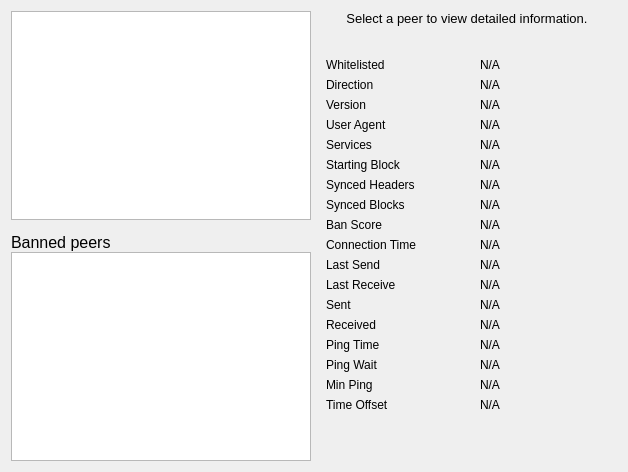
     <widget class="QWidget" name="tab_peers">
      <attribute name="title">
       <string>&amp;Peers</string>
      </attribute>
      <layout class="QGridLayout" name="gridLayout_2">
       <item row="0" column="0" rowspan="2">
        <layout class="QVBoxLayout" name="verticalLayout_101">
         <property name="spacing">
          <number>0</number>
         </property>
         <item>
          <widget class="QTableView" name="peerWidget">
           <property name="horizontalScrollBarPolicy">
            <enum>Qt::ScrollBarAsNeeded</enum>
           </property>
           <property name="tabKeyNavigation">
            <bool>false</bool>
           </property>
           <property name="sortingEnabled">
            <bool>true</bool>
           </property>
           <attribute name="horizontalHeaderHighlightSections">
            <bool>false</bool>
           </attribute>
          </widget>
         </item>
         <item>
          <widget class="QLabel" name="banHeading">
           <property name="sizePolicy">
            <sizepolicy hsizetype="Preferred" vsizetype="Minimum">
             <horstretch>0</horstretch>
             <verstretch>0</verstretch>
            </sizepolicy>
           </property>
           <property name="minimumSize">
            <size>
             <width>300</width>
             <height>32</height>
            </size>
           </property>
           <property name="maximumSize">
            <size>
             <width>16777215</width>
             <height>32</height>
            </size>
           </property>
           <property name="font">
            <font>
             <pointsize>12</pointsize>
            </font>
           </property>
           <property name="cursor">
            <cursorShape>IBeamCursor</cursorShape>
           </property>
           <property name="text">
            <string>Banned peers</string>
           </property>
           <property name="alignment">
            <set>Qt::AlignBottom|Qt::AlignLeading|Qt::AlignLeft</set>
           </property>
           <property name="wordWrap">
            <bool>true</bool>
           </property>
           <property name="textInteractionFlags">
            <set>Qt::NoTextInteraction</set>
           </property>
          </widget>
         </item>
         <item>
          <widget class="QTableView" name="banlistWidget">
           <property name="sizePolicy">
            <sizepolicy hsizetype="Expanding" vsizetype="Expanding">
             <horstretch>0</horstretch>
             <verstretch>0</verstretch>
            </sizepolicy>
           </property>
           <property name="horizontalScrollBarPolicy">
            <enum>Qt::ScrollBarAsNeeded</enum>
           </property>
           <property name="tabKeyNavigation">
            <bool>false</bool>
           </property>
           <property name="sortingEnabled">
            <bool>true</bool>
           </property>
           <attribute name="horizontalHeaderHighlightSections">
            <bool>false</bool>
           </attribute>
          </widget>
         </item>
        </layout>
       </item>
       <item row="0" column="1">
        <widget class="QLabel" name="peerHeading">
         <property name="sizePolicy">
          <sizepolicy hsizetype="Preferred" vsizetype="Minimum">
           <horstretch>0</horstretch>
           <verstretch>0</verstretch>
          </sizepolicy>
         </property>
         <property name="minimumSize">
          <size>
           <width>300</width>
           <height>32</height>
          </size>
         </property>
         <property name="font">
          <font>
           <pointsize>10</pointsize>
          </font>
         </property>
         <property name="cursor">
          <cursorShape>IBeamCursor</cursorShape>
         </property>
         <property name="text">
          <string>Select a peer to view detailed information.</string>
         </property>
         <property name="alignment">
          <set>Qt::AlignHCenter|Qt::AlignTop</set>
         </property>
         <property name="wordWrap">
          <bool>true</bool>
         </property>
         <property name="textInteractionFlags">
          <set>Qt::LinksAccessibleByMouse|Qt::TextSelectableByKeyboard|Qt::TextSelectableByMouse</set>
         </property>
        </widget>
       </item>
       <item row="1" column="1">
        <widget class="QWidget" name="detailWidget" native="true">
         <property name="minimumSize">
          <size>
           <width>300</width>
           <height>0</height>
          </size>
         </property>
         <layout class="QGridLayout" name="gridLayout_3">
          <item row="0" column="0">
           <widget class="QLabel" name="label_30">
            <property name="text">
             <string>Whitelisted</string>
            </property>
           </widget>
          </item>
          <item row="0" column="2">
           <widget class="QLabel" name="peerWhitelisted">
            <property name="cursor">
             <cursorShape>IBeamCursor</cursorShape>
            </property>
            <property name="text">
             <string>N/A</string>
            </property>
            <property name="textFormat">
             <enum>Qt::PlainText</enum>
            </property>
            <property name="textInteractionFlags">
             <set>Qt::LinksAccessibleByMouse|Qt::TextSelectableByKeyboard|Qt::TextSelectableByMouse</set>
            </property>
           </widget>
          </item>
          <item row="1" column="0">
           <widget class="QLabel" name="label_23">
            <property name="text">
             <string>Direction</string>
            </property>
           </widget>
          </item>
          <item row="1" column="2">
           <widget class="QLabel" name="peerDirection">
            <property name="cursor">
             <cursorShape>IBeamCursor</cursorShape>
            </property>
            <property name="text">
             <string>N/A</string>
            </property>
            <property name="textFormat">
             <enum>Qt::PlainText</enum>
            </property>
            <property name="textInteractionFlags">
             <set>Qt::LinksAccessibleByMouse|Qt::TextSelectableByKeyboard|Qt::TextSelectableByMouse</set>
            </property>
           </widget>
          </item>
          <item row="2" column="0">
           <widget class="QLabel" name="label_21">
            <property name="text">
             <string>Version</string>
            </property>
           </widget>
          </item>
          <item row="2" column="2">
           <widget class="QLabel" name="peerVersion">
            <property name="cursor">
             <cursorShape>IBeamCursor</cursorShape>
            </property>
            <property name="text">
             <string>N/A</string>
            </property>
            <property name="textFormat">
             <enum>Qt::PlainText</enum>
            </property>
            <property name="textInteractionFlags">
             <set>Qt::LinksAccessibleByMouse|Qt::TextSelectableByKeyboard|Qt::TextSelectableByMouse</set>
            </property>
           </widget>
          </item>
          <item row="3" column="0">
           <widget class="QLabel" name="label_28">
            <property name="text">
             <string>User Agent</string>
            </property>
           </widget>
          </item>
          <item row="3" column="2">
           <widget class="QLabel" name="peerSubversion">
            <property name="cursor">
             <cursorShape>IBeamCursor</cursorShape>
            </property>
            <property name="text">
             <string>N/A</string>
            </property>
            <property name="textFormat">
             <enum>Qt::PlainText</enum>
            </property>
            <property name="textInteractionFlags">
             <set>Qt::LinksAccessibleByMouse|Qt::TextSelectableByKeyboard|Qt::TextSelectableByMouse</set>
            </property>
           </widget>
          </item>
          <item row="4" column="0">
           <widget class="QLabel" name="label_4">
            <property name="text">
             <string>Services</string>
            </property>
           </widget>
          </item>
          <item row="4" column="2">
           <widget class="QLabel" name="peerServices">
            <property name="cursor">
             <cursorShape>IBeamCursor</cursorShape>
            </property>
            <property name="text">
             <string>N/A</string>
            </property>
            <property name="textFormat">
             <enum>Qt::PlainText</enum>
            </property>
            <property name="textInteractionFlags">
             <set>Qt::LinksAccessibleByMouse|Qt::TextSelectableByKeyboard|Qt::TextSelectableByMouse</set>
            </property>
           </widget>
          </item>
          <item row="5" column="0">
           <widget class="QLabel" name="label_29">
            <property name="text">
             <string>Starting Block</string>
            </property>
           </widget>
          </item>
          <item row="5" column="2">
           <widget class="QLabel" name="peerHeight">
            <property name="cursor">
             <cursorShape>IBeamCursor</cursorShape>
            </property>
            <property name="text">
             <string>N/A</string>
            </property>
            <property name="textFormat">
             <enum>Qt::PlainText</enum>
            </property>
            <property name="textInteractionFlags">
             <set>Qt::LinksAccessibleByMouse|Qt::TextSelectableByKeyboard|Qt::TextSelectableByMouse</set>
            </property>
           </widget>
          </item>
          <item row="6" column="0">
           <widget class="QLabel" name="label_27">
            <property name="text">
             <string>Synced Headers</string>
            </property>
           </widget>
          </item>
          <item row="6" column="2">
           <widget class="QLabel" name="peerSyncHeight">
            <property name="cursor">
             <cursorShape>IBeamCursor</cursorShape>
            </property>
            <property name="text">
             <string>N/A</string>
            </property>
            <property name="textFormat">
             <enum>Qt::PlainText</enum>
            </property>
            <property name="textInteractionFlags">
             <set>Qt::LinksAccessibleByMouse|Qt::TextSelectableByKeyboard|Qt::TextSelectableByMouse</set>
            </property>
           </widget>
          </item>
          <item row="7" column="0">
           <widget class="QLabel" name="label_25">
            <property name="text">
             <string>Synced Blocks</string>
            </property>
           </widget>
          </item>
          <item row="7" column="2">
           <widget class="QLabel" name="peerCommonHeight">
            <property name="cursor">
             <cursorShape>IBeamCursor</cursorShape>
            </property>
            <property name="text">
             <string>N/A</string>
            </property>
            <property name="textFormat">
             <enum>Qt::PlainText</enum>
            </property>
            <property name="textInteractionFlags">
             <set>Qt::LinksAccessibleByMouse|Qt::TextSelectableByKeyboard|Qt::TextSelectableByMouse</set>
            </property>
           </widget>
          </item>
          <item row="8" column="0">
           <widget class="QLabel" name="label_24">
            <property name="text">
             <string>Ban Score</string>
            </property>
           </widget>
          </item>
          <item row="8" column="2">
           <widget class="QLabel" name="peerBanScore">
            <property name="cursor">
             <cursorShape>IBeamCursor</cursorShape>
            </property>
            <property name="text">
             <string>N/A</string>
            </property>
            <property name="textFormat">
             <enum>Qt::PlainText</enum>
            </property>
            <property name="textInteractionFlags">
             <set>Qt::LinksAccessibleByMouse|Qt::TextSelectableByKeyboard|Qt::TextSelectableByMouse</set>
            </property>
           </widget>
          </item>
          <item row="9" column="0">
           <widget class="QLabel" name="label_22">
            <property name="text">
             <string>Connection Time</string>
            </property>
           </widget>
          </item>
          <item row="9" column="2">
           <widget class="QLabel" name="peerConnTime">
            <property name="cursor">
             <cursorShape>IBeamCursor</cursorShape>
            </property>
            <property name="text">
             <string>N/A</string>
            </property>
            <property name="textFormat">
             <enum>Qt::PlainText</enum>
            </property>
            <property name="textInteractionFlags">
             <set>Qt::LinksAccessibleByMouse|Qt::TextSelectableByKeyboard|Qt::TextSelectableByMouse</set>
            </property>
           </widget>
          </item>
          <item row="10" column="0">
           <widget class="QLabel" name="label_15">
            <property name="text">
             <string>Last Send</string>
            </property>
           </widget>
          </item>
          <item row="10" column="2">
           <widget class="QLabel" name="peerLastSend">
            <property name="cursor">
             <cursorShape>IBeamCursor</cursorShape>
            </property>
            <property name="text">
             <string>N/A</string>
            </property>
            <property name="textFormat">
             <enum>Qt::PlainText</enum>
            </property>
            <property name="textInteractionFlags">
             <set>Qt::LinksAccessibleByMouse|Qt::TextSelectableByKeyboard|Qt::TextSelectableByMouse</set>
            </property>
           </widget>
          </item>
          <item row="11" column="0">
           <widget class="QLabel" name="label_19">
            <property name="text">
             <string>Last Receive</string>
            </property>
           </widget>
          </item>
          <item row="11" column="2">
           <widget class="QLabel" name="peerLastRecv">
            <property name="cursor">
             <cursorShape>IBeamCursor</cursorShape>
            </property>
            <property name="text">
             <string>N/A</string>
            </property>
            <property name="textFormat">
             <enum>Qt::PlainText</enum>
            </property>
            <property name="textInteractionFlags">
             <set>Qt::LinksAccessibleByMouse|Qt::TextSelectableByKeyboard|Qt::TextSelectableByMouse</set>
            </property>
           </widget>
          </item>
          <item row="12" column="0">
           <widget class="QLabel" name="label_18">
            <property name="text">
             <string>Sent</string>
            </property>
           </widget>
          </item>
          <item row="12" column="2">
           <widget class="QLabel" name="peerBytesSent">
            <property name="cursor">
             <cursorShape>IBeamCursor</cursorShape>
            </property>
            <property name="text">
             <string>N/A</string>
            </property>
            <property name="textFormat">
             <enum>Qt::PlainText</enum>
            </property>
            <property name="textInteractionFlags">
             <set>Qt::LinksAccessibleByMouse|Qt::TextSelectableByKeyboard|Qt::TextSelectableByMouse</set>
            </property>
           </widget>
          </item>
          <item row="13" column="0">
           <widget class="QLabel" name="label_20">
            <property name="text">
             <string>Received</string>
            </property>
           </widget>
          </item>
          <item row="13" column="2">
           <widget class="QLabel" name="peerBytesRecv">
            <property name="cursor">
             <cursorShape>IBeamCursor</cursorShape>
            </property>
            <property name="text">
             <string>N/A</string>
            </property>
            <property name="textFormat">
             <enum>Qt::PlainText</enum>
            </property>
            <property name="textInteractionFlags">
             <set>Qt::LinksAccessibleByMouse|Qt::TextSelectableByKeyboard|Qt::TextSelectableByMouse</set>
            </property>
           </widget>
          </item>
          <item row="14" column="0">
           <widget class="QLabel" name="label_26">
            <property name="text">
             <string>Ping Time</string>
            </property>
           </widget>
          </item>
          <item row="14" column="2">
           <widget class="QLabel" name="peerPingTime">
            <property name="cursor">
             <cursorShape>IBeamCursor</cursorShape>
            </property>
            <property name="text">
             <string>N/A</string>
            </property>
            <property name="textFormat">
             <enum>Qt::PlainText</enum>
            </property>
            <property name="textInteractionFlags">
             <set>Qt::LinksAccessibleByMouse|Qt::TextSelectableByKeyboard|Qt::TextSelectableByMouse</set>
            </property>
           </widget>
          </item>
          <item row="15" column="0">
           <widget class="QLabel" name="peerPingWaitLabel">
            <property name="toolTip">
             <string>The duration of a currently outstanding ping.</string>
            </property>
            <property name="text">
             <string>Ping Wait</string>
            </property>
           </widget>
          </item>
          <item row="15" column="2">
           <widget class="QLabel" name="peerPingWait">
            <property name="cursor">
             <cursorShape>IBeamCursor</cursorShape>
            </property>
            <property name="text">
             <string>N/A</string>
            </property>
            <property name="textFormat">
             <enum>Qt::PlainText</enum>
            </property>
            <property name="textInteractionFlags">
             <set>Qt::LinksAccessibleByMouse|Qt::TextSelectableByKeyboard|Qt::TextSelectableByMouse</set>
            </property>
           </widget>
          </item>
          <item row="16" column="0">
           <widget class="QLabel" name="peerMinPingLabel">
            <property name="text">
             <string>Min Ping</string>
            </property>
           </widget>
          </item>
          <item row="16" column="2">
           <widget class="QLabel" name="peerMinPing">
            <property name="cursor">
             <cursorShape>IBeamCursor</cursorShape>
            </property>
            <property name="text">
             <string>N/A</string>
            </property>
            <property name="textFormat">
             <enum>Qt::PlainText</enum>
            </property>
            <property name="textInteractionFlags">
             <set>Qt::LinksAccessibleByMouse|Qt::TextSelectableByKeyboard|Qt::TextSelectableByMouse</set>
            </property>
           </widget>
          </item>
          <item row="17" column="0">
           <widget class="QLabel" name="label_timeoffset">
            <property name="text">
             <string>Time Offset</string>
            </property>
           </widget>
          </item>
          <item row="17" column="2">
           <widget class="QLabel" name="timeoffset">
            <property name="cursor">
             <cursorShape>IBeamCursor</cursorShape>
            </property>
            <property name="text">
             <string>N/A</string>
            </property>
            <property name="textFormat">
             <enum>Qt::PlainText</enum>
            </property>
            <property name="textInteractionFlags">
             <set>Qt::LinksAccessibleByMouse|Qt::TextSelectableByKeyboard|Qt::TextSelectableByMouse</set>
            </property>
           </widget>
          </item>
          <item row="18" column="1">
           <spacer name="verticalSpacer_3">
            <property name="orientation">
             <enum>Qt::Vertical</enum>
            </property>
            <property name="sizeHint" stdset="0">
             <size>
              <width>20</width>
              <height>40</height>
             </size>
            </property>
           </spacer>
          </item>
         </layout>
        </widget>
       </item>
      </layout>
     </widget>
